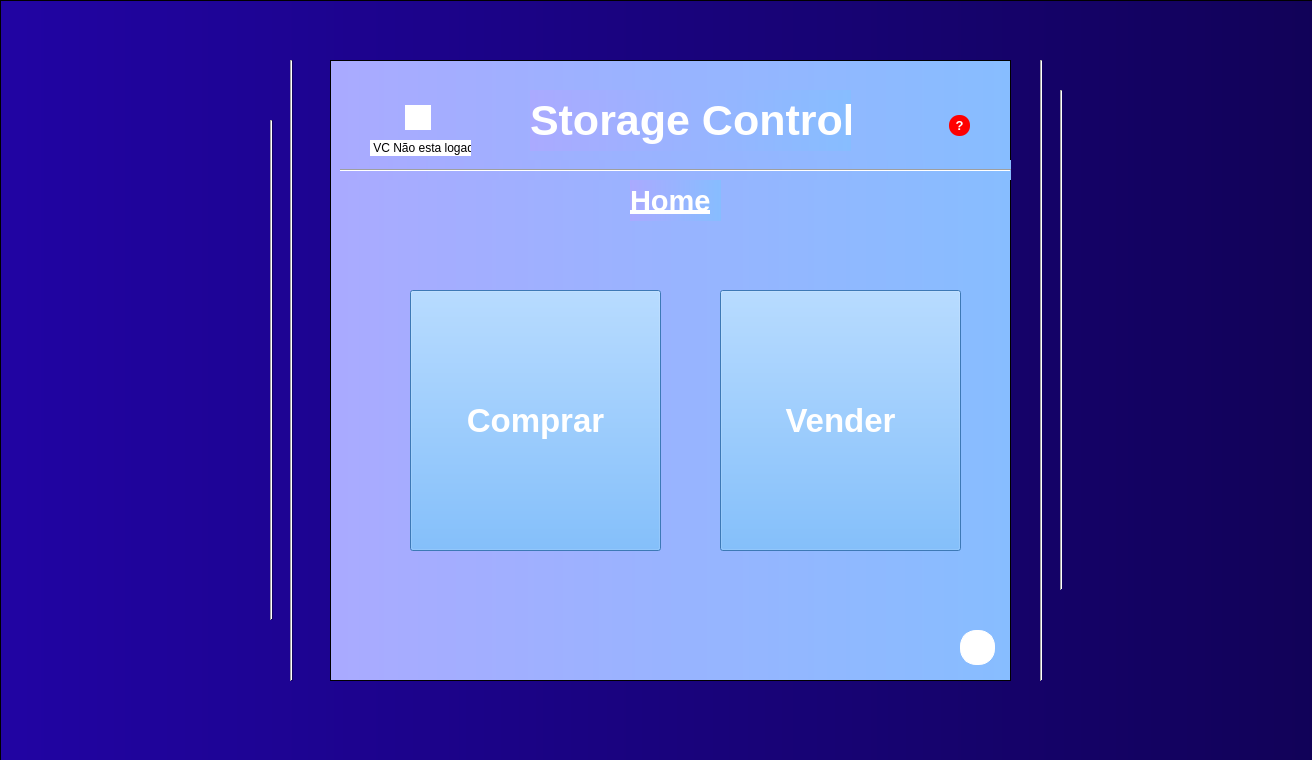
<?xml version="1.0" encoding="UTF-8"?>
<ui version="4.0">
 <class>MainWindow</class>
 <widget class="QMainWindow" name="MainWindow">
  <property name="geometry">
   <rect>
    <x>0</x>
    <y>0</y>
    <width>1312</width>
    <height>760</height>
   </rect>
  </property>
  <property name="windowTitle">
   <string>MainWindow</string>
  </property>
  <widget class="QWidget" name="centralwidget">
   <property name="minimumSize">
    <size>
     <width>1280</width>
     <height>720</height>
    </size>
   </property>
   <property name="maximumSize">
    <size>
     <width>1980</width>
     <height>1080</height>
    </size>
   </property>
   <widget class="QFrame" name="frame">
    <property name="geometry">
     <rect>
      <x>0</x>
      <y>0</y>
      <width>1331</width>
      <height>761</height>
     </rect>
    </property>
    <property name="minimumSize">
     <size>
      <width>1280</width>
      <height>720</height>
     </size>
    </property>
    <property name="maximumSize">
     <size>
      <width>1920</width>
      <height>1080</height>
     </size>
    </property>
    <property name="layoutDirection">
     <enum>Qt::LeftToRight</enum>
    </property>
    <property name="autoFillBackground">
     <bool>false</bool>
    </property>
    <property name="styleSheet">
     <string notr="true">background-color: qlineargradient(spread:pad, x1:0, y1:0, x2:1, y2:0, stop:0 rgb(33, 4, 163), stop:1 rgb(17, 2, 87));

</string>
    </property>
    <property name="frameShape">
     <enum>QFrame::StyledPanel</enum>
    </property>
    <property name="frameShadow">
     <enum>QFrame::Raised</enum>
    </property>
    <widget class="QFrame" name="frame_2">
     <property name="geometry">
      <rect>
       <x>330</x>
       <y>60</y>
       <width>681</width>
       <height>621</height>
      </rect>
     </property>
     <property name="focusPolicy">
      <enum>Qt::ClickFocus</enum>
     </property>
     <property name="styleSheet">
      <string notr="true">background-color: qlineargradient(spread:pad, x1:0, y1:0, x2:1, y2:0, stop:1 rgb(135, 189, 255), stop: 0  rgb(170, 170, 255));







</string>
     </property>
     <property name="frameShape">
      <enum>QFrame::StyledPanel</enum>
     </property>
     <property name="frameShadow">
      <enum>QFrame::Raised</enum>
     </property>
     <widget class="QPushButton" name="pushButton">
      <property name="geometry">
       <rect>
        <x>619</x>
        <y>55</y>
        <width>21</width>
        <height>21</height>
       </rect>
      </property>
      <property name="font">
       <font>
        <pointsize>10</pointsize>
        <weight>75</weight>
        <bold>true</bold>
       </font>
      </property>
      <property name="cursor">
       <cursorShape>PointingHandCursor</cursorShape>
      </property>
      <property name="mouseTracking">
       <bool>true</bool>
      </property>
      <property name="tabletTracking">
       <bool>true</bool>
      </property>
      <property name="focusPolicy">
       <enum>Qt::WheelFocus</enum>
      </property>
      <property name="styleSheet">
       <string notr="true">QPushButton{
	background-color: rgb(255, 0, 0);
	background-position:center;
	color:rgb(255, 255, 255);
	border-radius: 10px;
}
</string>
      </property>
      <property name="text">
       <string>?</string>
      </property>
      <property name="iconSize">
       <size>
        <width>5</width>
        <height>5</height>
       </size>
      </property>
      <property name="checkable">
       <bool>false</bool>
      </property>
     </widget>
     <widget class="QPushButton" name="pushButton_2">
      <property name="geometry">
       <rect>
        <x>75</x>
        <y>45</y>
        <width>26</width>
        <height>25</height>
       </rect>
      </property>
      <property name="cursor">
       <cursorShape>PointingHandCursor</cursorShape>
      </property>
      <property name="focusPolicy">
       <enum>Qt::WheelFocus</enum>
      </property>
      <property name="styleSheet">
       <string notr="true">QPushButton{
	background-color: rgb(255, 255, 255);
	border: 1px solid rgb(255, 255, 255);
	background-image: url(:/Icons/imagens/profile-user.png);
	border-radius:25px;
}</string>
      </property>
      <property name="text">
       <string/>
      </property>
     </widget>
     <widget class="Line" name="line">
      <property name="geometry">
       <rect>
        <x>10</x>
        <y>100</y>
        <width>671</width>
        <height>20</height>
       </rect>
      </property>
      <property name="orientation">
       <enum>Qt::Horizontal</enum>
      </property>
     </widget>
     <widget class="QLabel" name="label">
      <property name="geometry">
       <rect>
        <x>200</x>
        <y>30</y>
        <width>321</width>
        <height>61</height>
       </rect>
      </property>
      <property name="font">
       <font>
        <family>Segoe UI</family>
        <pointsize>32</pointsize>
        <weight>75</weight>
        <bold>true</bold>
        <underline>false</underline>
        <strikeout>false</strikeout>
        <stylestrategy>PreferDefault</stylestrategy>
        <kerning>true</kerning>
       </font>
      </property>
      <property name="styleSheet">
       <string notr="true">color:rgb(255, 255, 255);
</string>
      </property>
      <property name="text">
       <string>Storage Control </string>
      </property>
     </widget>
     <widget class="QLabel" name="label_2">
      <property name="geometry">
       <rect>
        <x>40</x>
        <y>80</y>
        <width>101</width>
        <height>16</height>
       </rect>
      </property>
      <property name="styleSheet">
       <string notr="true">background-color: rgb(255, 255, 255);</string>
      </property>
      <property name="text">
       <string> VC Não esta logado</string>
      </property>
     </widget>
     <widget class="QPushButton" name="pushButton_3">
      <property name="geometry">
       <rect>
        <x>80</x>
        <y>230</y>
        <width>251</width>
        <height>261</height>
       </rect>
      </property>
      <property name="font">
       <font>
        <pointsize>25</pointsize>
        <weight>75</weight>
        <bold>true</bold>
       </font>
      </property>
      <property name="cursor">
       <cursorShape>PointingHandCursor</cursorShape>
      </property>
      <property name="styleSheet">
       <string notr="true">QPushButton{
	background-color:rgb(85, 170, 255) ;
	color:rgb(255, 255, 255);
}

QPushButton:hover{
	background-color: rgb(68, 136, 204); 
	color:rgb(255, 255, 255);
}</string>
      </property>
      <property name="text">
       <string>Comprar</string>
      </property>
      <property name="autoExclusive">
       <bool>false</bool>
      </property>
      <property name="autoDefault">
       <bool>false</bool>
      </property>
      <property name="default">
       <bool>false</bool>
      </property>
     </widget>
     <widget class="QPushButton" name="pushButton_4">
      <property name="geometry">
       <rect>
        <x>390</x>
        <y>230</y>
        <width>241</width>
        <height>261</height>
       </rect>
      </property>
      <property name="font">
       <font>
        <pointsize>25</pointsize>
        <weight>75</weight>
        <bold>true</bold>
       </font>
      </property>
      <property name="cursor">
       <cursorShape>PointingHandCursor</cursorShape>
      </property>
      <property name="styleSheet">
       <string notr="true">QPushButton{
	background-color:rgb(85, 170, 255) ;
	color:rgb(255, 255, 255);
}

QPushButton:hover{
	background-color: rgb(68, 136, 204); 
	color:rgb(255, 255, 255);
}</string>
      </property>
      <property name="text">
       <string>Vender</string>
      </property>
      <property name="checkable">
       <bool>false</bool>
      </property>
      <property name="checked">
       <bool>false</bool>
      </property>
     </widget>
     <widget class="QPushButton" name="pushButton_5">
      <property name="geometry">
       <rect>
        <x>630</x>
        <y>570</y>
        <width>35</width>
        <height>35</height>
       </rect>
      </property>
      <property name="cursor">
       <cursorShape>PointingHandCursor</cursorShape>
      </property>
      <property name="styleSheet">
       <string notr="true">


QPushButton{
	background-color: rgb(255, 255, 255);
	border: 1px solid rgb(255, 255, 255);
	background-image: url(:/Icons/imagens/botton_engine.png);
	background-repeat: no-repeat;
	background-position: center;
	border-radius:16px;
}</string>
      </property>
      <property name="text">
       <string/>
      </property>
     </widget>
     <widget class="QLabel" name="label_3">
      <property name="geometry">
       <rect>
        <x>300</x>
        <y>120</y>
        <width>91</width>
        <height>41</height>
       </rect>
      </property>
      <property name="font">
       <font>
        <family>Segoe UI</family>
        <pointsize>22</pointsize>
        <weight>75</weight>
        <italic>false</italic>
        <bold>true</bold>
        <underline>true</underline>
       </font>
      </property>
      <property name="styleSheet">
       <string notr="true">color: rgb(255, 255, 255)</string>
      </property>
      <property name="text">
       <string>Home</string>
      </property>
     </widget>
    </widget>
    <widget class="Line" name="line_2">
     <property name="geometry">
      <rect>
       <x>290</x>
       <y>60</y>
       <width>3</width>
       <height>621</height>
      </rect>
     </property>
     <property name="orientation">
      <enum>Qt::Vertical</enum>
     </property>
    </widget>
    <widget class="Line" name="line_3">
     <property name="geometry">
      <rect>
       <x>1040</x>
       <y>60</y>
       <width>3</width>
       <height>621</height>
      </rect>
     </property>
     <property name="orientation">
      <enum>Qt::Vertical</enum>
     </property>
    </widget>
    <widget class="Line" name="line_4">
     <property name="geometry">
      <rect>
       <x>270</x>
       <y>120</y>
       <width>3</width>
       <height>500</height>
      </rect>
     </property>
     <property name="orientation">
      <enum>Qt::Vertical</enum>
     </property>
    </widget>
    <widget class="Line" name="line_5">
     <property name="enabled">
      <bool>true</bool>
     </property>
     <property name="geometry">
      <rect>
       <x>1060</x>
       <y>90</y>
       <width>3</width>
       <height>500</height>
      </rect>
     </property>
     <property name="orientation">
      <enum>Qt::Vertical</enum>
     </property>
    </widget>
   </widget>
  </widget>
 </widget>
 <resources>
  <include location="file_rc.qrc"/>
 </resources>
 <connections/>
</ui>
